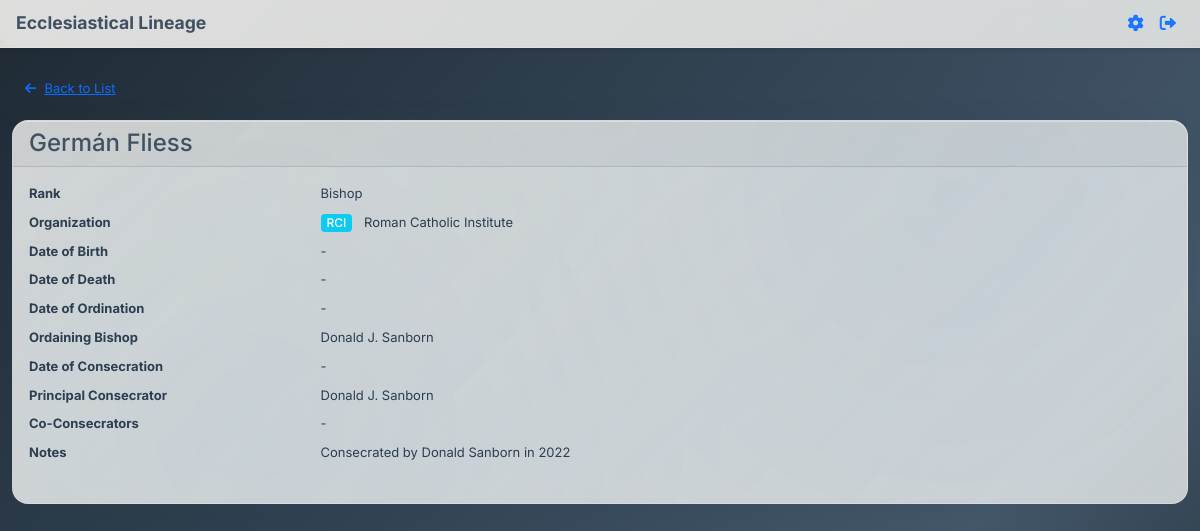
Before: /clergy/3 (signed in) with the older database file.
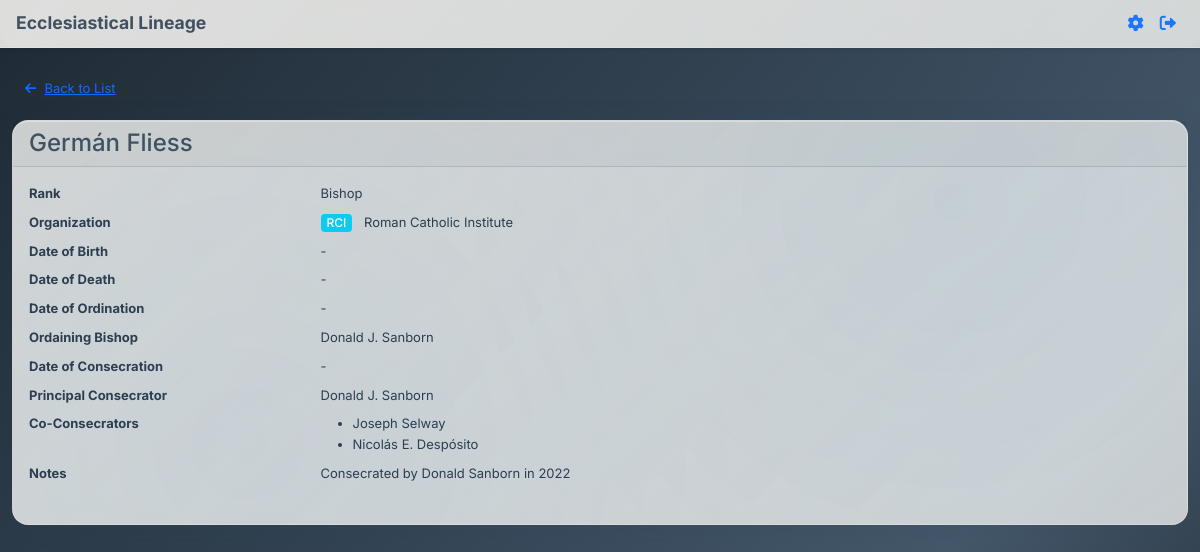
After: the same page with the newer database file.
### app.py (models this page shows, shortened)
class Clergy(db.Model):
    id = db.Column(db.Integer, primary_key=True)
    name = db.Column(db.String(200), nullable=False)
    rank = db.Column(db.String(100), nullable=False)
    organization = db.Column(db.String(200))
    date_of_birth = db.Column(db.Date)
    date_of_ordination = db.Column(db.Date)
    ordaining_bishop_id = db.Column(db.Integer, db.ForeignKey('clergy.id'))
    date_of_consecration = db.Column(db.Date)
    consecrator_id = db.Column(db.Integer, db.ForeignKey('clergy.id'))
    co_consecrators = db.Column(db.Text)  # JSON array of clergy IDs
    date_of_death = db.Column(db.Date)
    notes = db.Column(db.Text)
    ordaining_bishop = db.relationship('Clergy', foreign_keys=[ordaining_bishop_id], remote_side=[id])
    consecrator = db.relationship('Clergy', foreign_keys=[consecrator_id], remote_side=[id])
    def get_co_consecrators(self):
        if self.co_consecrators:
            return json.loads(self.co_consecrators)
        return []

### app.py (the view)
@app.route('/clergy/<int:clergy_id>')
def view_clergy(clergy_id):
    if 'user_id' not in session:
        flash('Please log in to view clergy records.', 'error')
        return redirect(url_for('login'))
    clergy = Clergy.query.get_or_404(clergy_id)
    organizations = Organization.query.all()
    org_abbreviation_map = {org.name: org.abbreviation for org in organizations}
    return render_template('view_clergy.html',
                         clergy=clergy,
                         org_abbreviation_map=org_abbreviation_map)

### templates/view_clergy.html (shortened to what this page needs)
{% extends "base.html" %}
{% block full_content %}
<div class="container mt-4">
    <a href="{{ url_for('clergy_list') }}" class="btn btn-link mb-3"><i class="fas fa-arrow-left me-2"></i>Back to List</a>
    <div class="card">
        <div class="card-header">
            <h2 class="h4 mb-0">{{ clergy.name }}</h2>
        </div>
        <div class="card-body">
            <dl class="row">
                <dt class="col-sm-3">Rank</dt>
                <dd class="col-sm-9">{{ clergy.rank }}</dd>
                <dt class="col-sm-3">Organization</dt>
                <dd class="col-sm-9">
                    {% if clergy.organization %}
                        {% if org_abbreviation_map.get(clergy.organization) %}
                            <span class="badge bg-info me-2">{{ org_abbreviation_map.get(clergy.organization) }}</span>
                            {{ clergy.organization }}
                        {% else %}
                            {{ clergy.organization }}
                        {% endif %}
                    {% else %}
                        -
                    {% endif %}
                </dd>
                <dt class="col-sm-3">Date of Birth</dt>
                <dd class="col-sm-9">{{ clergy.date_of_birth.strftime('%Y-%m-%d') if clergy.date_of_birth else '-' }}</dd>
                <dt class="col-sm-3">Date of Death</dt>
                <dd class="col-sm-9">{{ clergy.date_of_death.strftime('%Y-%m-%d') if clergy.date_of_death else '-' }}</dd>
                <dt class="col-sm-3">Date of Ordination</dt>
                <dd class="col-sm-9">{{ clergy.date_of_ordination.strftime('%Y-%m-%d') if clergy.date_of_ordination else '-' }}</dd>
                <dt class="col-sm-3">Ordaining Bishop</dt>
                <dd class="col-sm-9">{{ clergy.ordaining_bishop.name if clergy.ordaining_bishop else '-' }}</dd>
                <dt class="col-sm-3">Date of Consecration</dt>
                <dd class="col-sm-9">{{ clergy.date_of_consecration.strftime('%Y-%m-%d') if clergy.date_of_consecration else '-' }}</dd>
                <dt class="col-sm-3">Principal Consecrator</dt>
                <dd class="col-sm-9">{{ clergy.consecrator.name if clergy.consecrator else '-' }}</dd>
                <dt class="col-sm-3">Co-Consecrators</dt>
                <dd class="col-sm-9">
                    {% set co_ids = clergy.get_co_consecrators() %}
                    {% if co_ids %}
                        <ul class="mb-0">
                        {% for cid in co_ids %}
                            {% set co = (clergy.query.get(cid)) %}
                            <li>{{ co.name if co else 'Unknown' }}</li>
                        {% endfor %}
                        </ul>
                    {% else %}-{% endif %}
                </dd>
                <dt class="col-sm-3">Notes</dt>
                <dd class="col-sm-9">{{ clergy.notes or '-' }}</dd>
            </dl>
        </div>
    </div>
</div>
{% endblock %}

Changed rows visible on the page:
now on this page (row edited): Clergy: name "Joseph Selway"
now on this page (row unchanged): Clergy: name "Nicolás E. Despósito"
